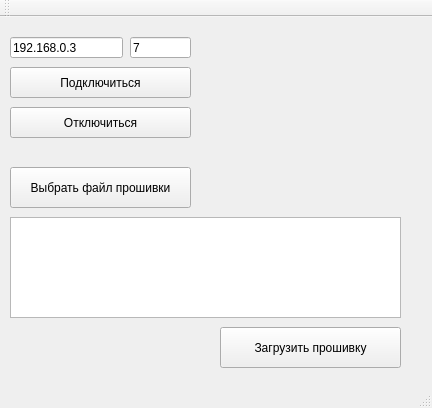
<?xml version="1.0" encoding="UTF-8"?>
<ui version="4.0">
 <class>MainWindow</class>
 <widget class="QMainWindow" name="MainWindow">
  <property name="geometry">
   <rect>
    <x>0</x>
    <y>0</y>
    <width>432</width>
    <height>408</height>
   </rect>
  </property>
  <property name="windowTitle">
   <string>MainWindow</string>
  </property>
  <widget class="QWidget" name="centralWidget">
   <widget class="QPushButton" name="pushButton">
    <property name="geometry">
     <rect>
      <x>10</x>
      <y>150</y>
      <width>181</width>
      <height>41</height>
     </rect>
    </property>
    <property name="text">
     <string>Выбрать файл прошивки</string>
    </property>
   </widget>
   <widget class="QPushButton" name="pushButton_2">
    <property name="geometry">
     <rect>
      <x>10</x>
      <y>50</y>
      <width>181</width>
      <height>31</height>
     </rect>
    </property>
    <property name="text">
     <string>Подключиться</string>
    </property>
   </widget>
   <widget class="QTextEdit" name="textEdit">
    <property name="geometry">
     <rect>
      <x>10</x>
      <y>200</y>
      <width>391</width>
      <height>101</height>
     </rect>
    </property>
    <property name="readOnly">
     <bool>true</bool>
    </property>
   </widget>
   <widget class="QLineEdit" name="lineEdit">
    <property name="geometry">
     <rect>
      <x>10</x>
      <y>20</y>
      <width>113</width>
      <height>21</height>
     </rect>
    </property>
    <property name="text">
     <string>192.168.0.3</string>
    </property>
   </widget>
   <widget class="QLineEdit" name="port_name">
    <property name="geometry">
     <rect>
      <x>130</x>
      <y>20</y>
      <width>61</width>
      <height>21</height>
     </rect>
    </property>
    <property name="text">
     <string>7</string>
    </property>
   </widget>
   <widget class="QPushButton" name="disconnectButton">
    <property name="geometry">
     <rect>
      <x>10</x>
      <y>90</y>
      <width>181</width>
      <height>31</height>
     </rect>
    </property>
    <property name="text">
     <string>Отключиться</string>
    </property>
   </widget>
   <widget class="QPushButton" name="uploadButton">
    <property name="geometry">
     <rect>
      <x>220</x>
      <y>310</y>
      <width>181</width>
      <height>41</height>
     </rect>
    </property>
    <property name="text">
     <string>Загрузить прошивку</string>
    </property>
   </widget>
  </widget>
  <widget class="QMenuBar" name="menuBar">
   <property name="geometry">
    <rect>
     <x>0</x>
     <y>0</y>
     <width>432</width>
     <height>21</height>
    </rect>
   </property>
  </widget>
  <widget class="QToolBar" name="mainToolBar">
   <attribute name="toolBarArea">
    <enum>TopToolBarArea</enum>
   </attribute>
   <attribute name="toolBarBreak">
    <bool>false</bool>
   </attribute>
  </widget>
  <widget class="QStatusBar" name="statusBar"/>
 </widget>
 <layoutdefault spacing="6" margin="11"/>
 <resources/>
 <connections/>
</ui>
